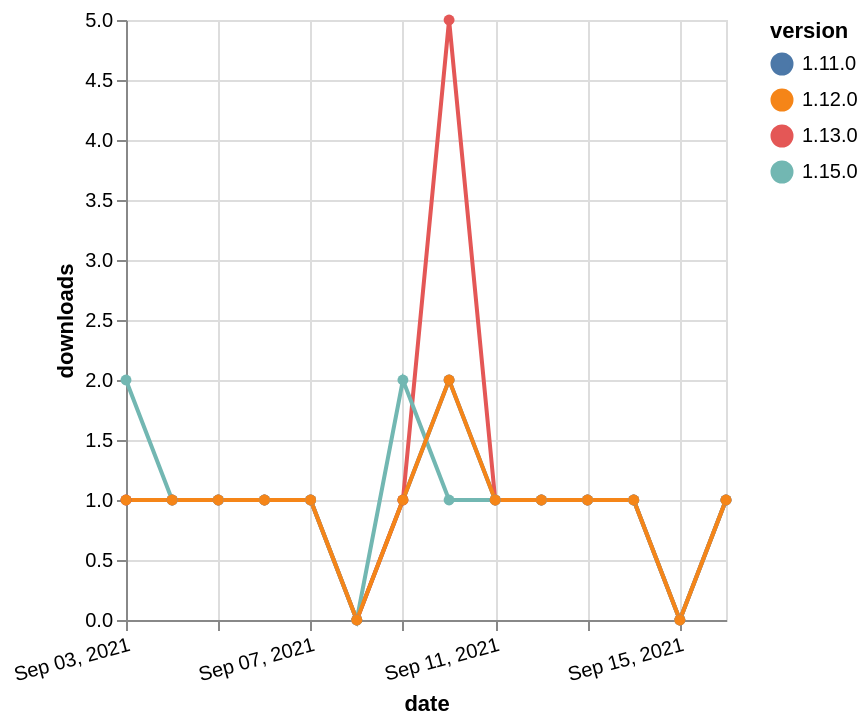

The Vega-Lite source for this figure:
### Vega-Lite specification from a JSON file in a GitHub repository (floating-point values rounded to 4 significant figures)
{"$schema": "https://vega.github.io/schema/vega-lite/v5.json", "description": "A simple bar chart with embedded data.", "data": {"values": [{"date": "2021-09-03", "total": 210, "delta": 1, "version": "1.11.0"}, {"date": "2021-09-04", "total": 211, "delta": 1, "version": "1.11.0"}, {"date": "2021-09-05", "total": 212, "delta": 1, "version": "1.11.0"}, {"date": "2021-09-06", "total": 213, "delta": 1, "version": "1.11.0"}, {"date": "2021-09-07", "total": 214, "delta": 1, "version": "1.11.0"}, {"date": "2021-09-08", "total": 214, "delta": 0, "version": "1.11.0"}, {"date": "2021-09-09", "total": 215, "delta": 1, "version": "1.11.0"}, {"date": "2021-09-10", "total": 217, "delta": 2, "version": "1.11.0"}, {"date": "2021-09-11", "total": 218, "delta": 1, "version": "1.11.0"}, {"date": "2021-09-12", "total": 219, "delta": 1, "version": "1.11.0"}, {"date": "2021-09-13", "total": 220, "delta": 1, "version": "1.11.0"}, {"date": "2021-09-14", "total": 221, "delta": 1, "version": "1.11.0"}, {"date": "2021-09-15", "total": 221, "delta": 0, "version": "1.11.0"}, {"date": "2021-09-16", "total": 222, "delta": 1, "version": "1.11.0"}, {"date": "2021-09-03", "total": 280, "delta": 1, "version": "1.13.0"}, {"date": "2021-09-04", "total": 281, "delta": 1, "version": "1.13.0"}, {"date": "2021-09-05", "total": 282, "delta": 1, "version": "1.13.0"}, {"date": "2021-09-06", "total": 283, "delta": 1, "version": "1.13.0"}, {"date": "2021-09-07", "total": 284, "delta": 1, "version": "1.13.0"}, {"date": "2021-09-08", "total": 284, "delta": 0, "version": "1.13.0"}, {"date": "2021-09-09", "total": 285, "delta": 1, "version": "1.13.0"}, {"date": "2021-09-10", "total": 290, "delta": 5, "version": "1.13.0"}, {"date": "2021-09-11", "total": 291, "delta": 1, "version": "1.13.0"}, {"date": "2021-09-12", "total": 292, "delta": 1, "version": "1.13.0"}, {"date": "2021-09-13", "total": 293, "delta": 1, "version": "1.13.0"}, {"date": "2021-09-14", "total": 294, "delta": 1, "version": "1.13.0"}, {"date": "2021-09-15", "total": 294, "delta": 0, "version": "1.13.0"}, {"date": "2021-09-16", "total": 295, "delta": 1, "version": "1.13.0"}, {"date": "2021-09-03", "total": 115, "delta": 2, "version": "1.15.0"}, {"date": "2021-09-04", "total": 116, "delta": 1, "version": "1.15.0"}, {"date": "2021-09-05", "total": 117, "delta": 1, "version": "1.15.0"}, {"date": "2021-09-06", "total": 118, "delta": 1, "version": "1.15.0"}, {"date": "2021-09-07", "total": 119, "delta": 1, "version": "1.15.0"}, {"date": "2021-09-08", "total": 119, "delta": 0, "version": "1.15.0"}, {"date": "2021-09-09", "total": 121, "delta": 2, "version": "1.15.0"}, {"date": "2021-09-10", "total": 122, "delta": 1, "version": "1.15.0"}, {"date": "2021-09-11", "total": 123, "delta": 1, "version": "1.15.0"}, {"date": "2021-09-12", "total": 124, "delta": 1, "version": "1.15.0"}, {"date": "2021-09-13", "total": 125, "delta": 1, "version": "1.15.0"}, {"date": "2021-09-14", "total": 126, "delta": 1, "version": "1.15.0"}, {"date": "2021-09-15", "total": 126, "delta": 0, "version": "1.15.0"}, {"date": "2021-09-16", "total": 127, "delta": 1, "version": "1.15.0"}, {"date": "2021-09-03", "total": 178, "delta": 1, "version": "1.12.0"}, {"date": "2021-09-04", "total": 179, "delta": 1, "version": "1.12.0"}, {"date": "2021-09-05", "total": 180, "delta": 1, "version": "1.12.0"}, {"date": "2021-09-06", "total": 181, "delta": 1, "version": "1.12.0"}, {"date": "2021-09-07", "total": 182, "delta": 1, "version": "1.12.0"}, {"date": "2021-09-08", "total": 182, "delta": 0, "version": "1.12.0"}, {"date": "2021-09-09", "total": 183, "delta": 1, "version": "1.12.0"}, {"date": "2021-09-10", "total": 185, "delta": 2, "version": "1.12.0"}, {"date": "2021-09-11", "total": 186, "delta": 1, "version": "1.12.0"}, {"date": "2021-09-12", "total": 187, "delta": 1, "version": "1.12.0"}, {"date": "2021-09-13", "total": 188, "delta": 1, "version": "1.12.0"}, {"date": "2021-09-14", "total": 189, "delta": 1, "version": "1.12.0"}, {"date": "2021-09-15", "total": 189, "delta": 0, "version": "1.12.0"}, {"date": "2021-09-16", "total": 190, "delta": 1, "version": "1.12.0"}]}, "width": "container", "mark": {"type": "line", "point": {"filled": true}}, "encoding": {"x": {"field": "date", "type": "temporal", "timeUnit": "yearmonthdate", "title": "date", "axis": {"labelAngle": -15}}, "y": {"field": "delta", "type": "quantitative", "title": "downloads"}, "color": {"field": "version", "type": "nominal"}, "tooltip": {"field": "delta"}}}
